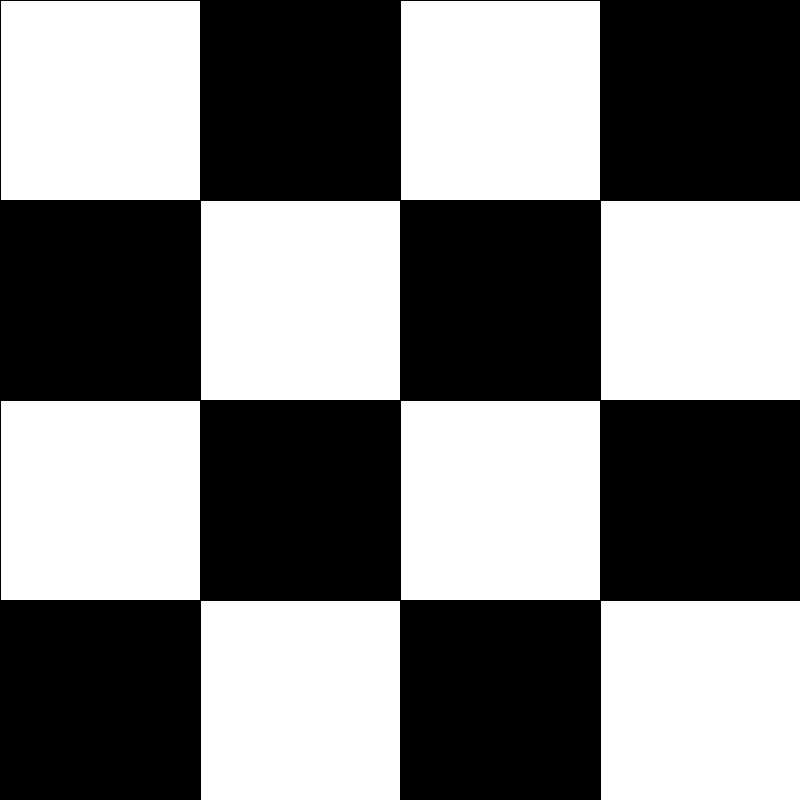
Frame 1 (no input)
Frame 60 (the mouse pressed at the canvas centre just before this capture): identical to frame 1, image omitted
Frame 120 (the mouse held since frame 60 and released just before this capture): identical to frame 1, image omitted

The Processing sketch that drew this single still picture (run headless with seeded random() and noise(); from frame 60 on, the mouse is pressed at the canvas centre):

// Processing sketch: sketch_231030a
// ── sketch_231030a.pde
int adet;
float ölçü;
void setup()
{
 size(800,800); 
 adet = 4;
 ölçü = width/adet;
}

void draw()
{
  background(200);
  stroke(0);
  fill(255);
  
  
   for(int y = 0; y < adet; y += 1)
    {
    for(int x = 0; x < adet; x += 1)
      {
        fill(0);
        if((x + y) % 2 == 0)
        {
          fill(255);
        }
        rect(x * ölçü,y * ölçü,ölçü,ölçü);
      }    
    } 
  
  
}
